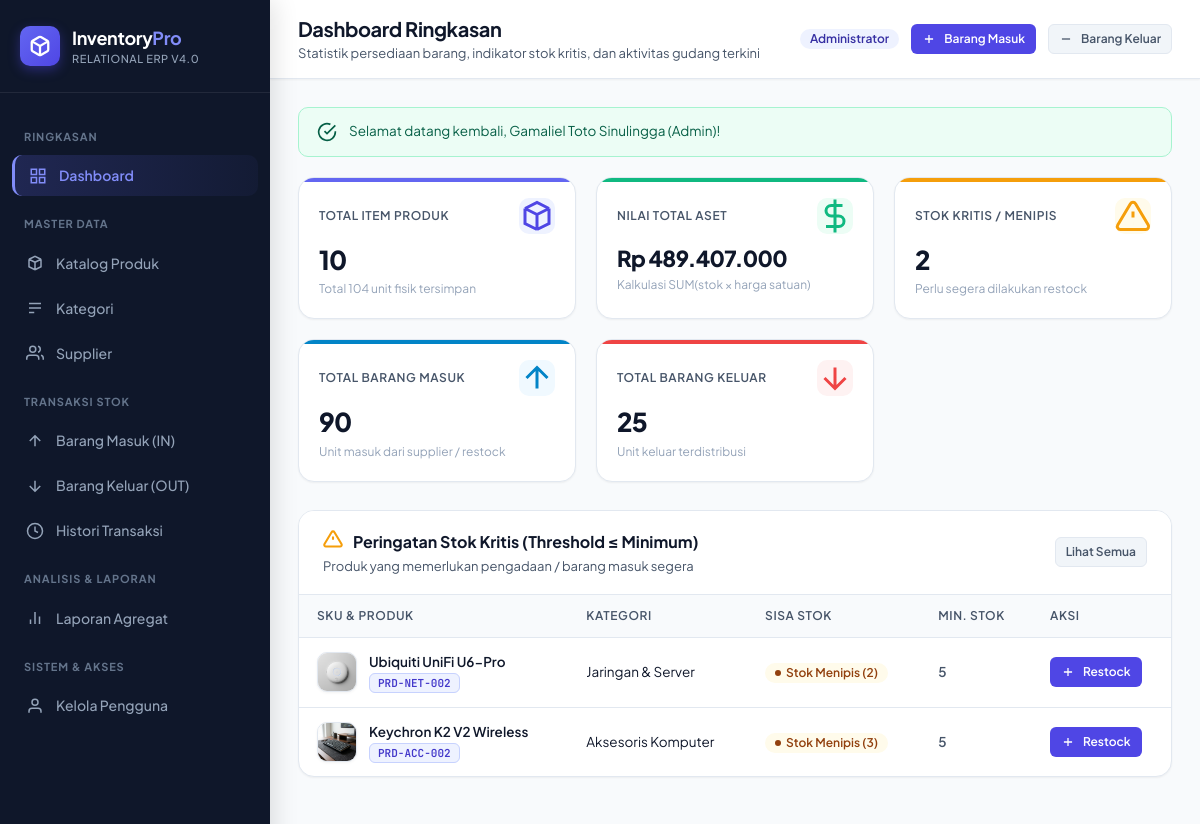
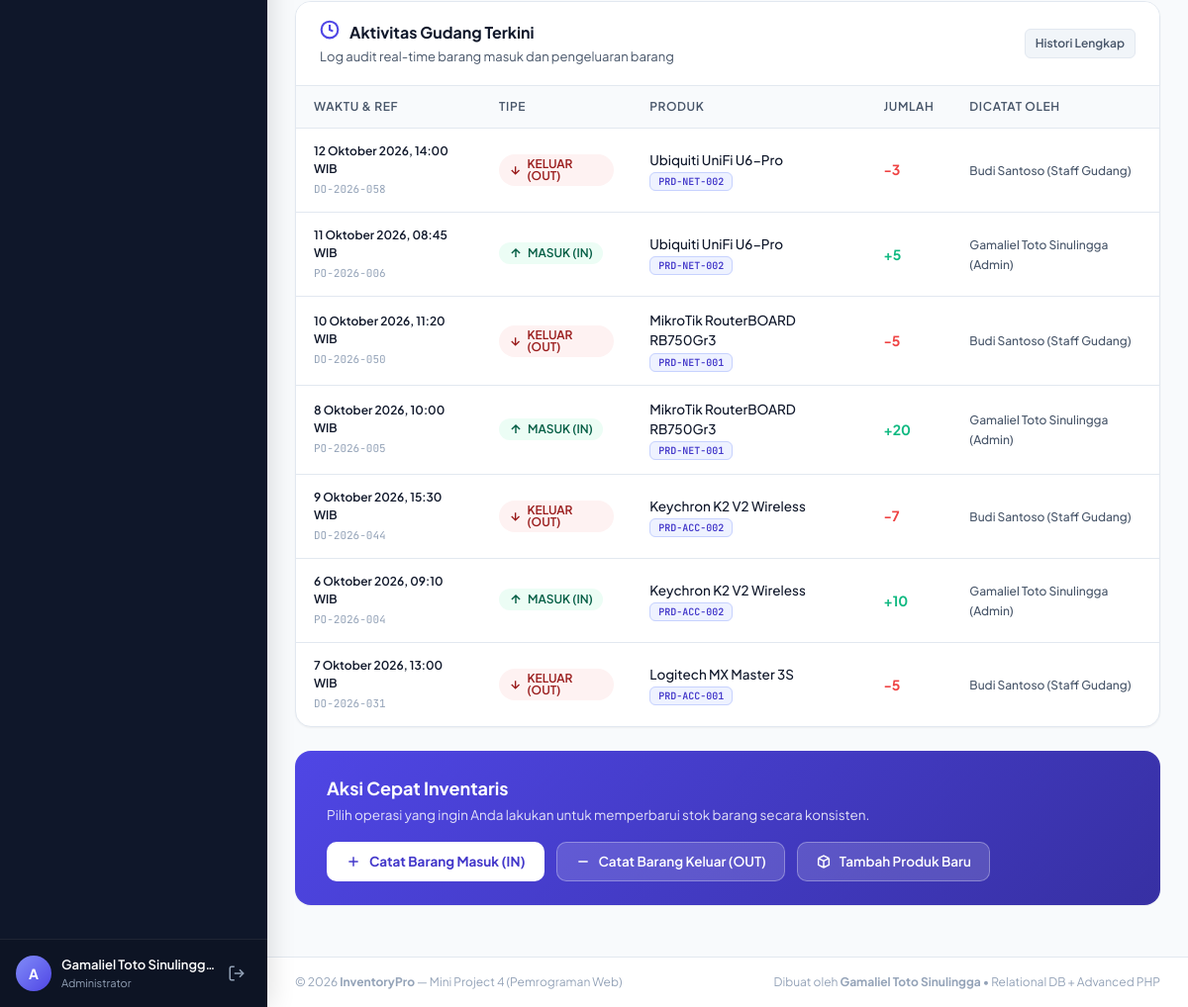
Page /public/dashboard.php (signed in) on the committed database (2 pictures, top to bottom).
### tables this page shows
CREATE TABLE products (
    id INT AUTO_INCREMENT PRIMARY KEY,
    category_id INT NOT NULL,
    sku VARCHAR(50) NOT NULL UNIQUE,
    name VARCHAR(150) NOT NULL,
    description TEXT NULL,
    image VARCHAR(255) NULL,
    price DECIMAL(12,2) NOT NULL DEFAULT 0.00,
    stock INT NOT NULL DEFAULT 0,
    minimum_stock INT NOT NULL DEFAULT 5,
    created_at TIMESTAMP DEFAULT CURRENT_TIMESTAMP,
    updated_at TIMESTAMP DEFAULT CURRENT_TIMESTAMP ON UPDATE CURRENT_TIMESTAMP,
    CONSTRAINT fk_product_category FOREIGN KEY (category_id) REFERENCES categories(id) ON DELETE RESTRICT ON UPDATE CASCADE
);

CREATE TABLE categories (
    id INT AUTO_INCREMENT PRIMARY KEY,
    name VARCHAR(100) NOT NULL UNIQUE,
    description VARCHAR(255) NULL,
    created_at TIMESTAMP DEFAULT CURRENT_TIMESTAMP
);

CREATE TABLE stock_movements (
    id INT AUTO_INCREMENT PRIMARY KEY,
    product_id INT NOT NULL,
    user_id INT NOT NULL,
    type ENUM('IN', 'OUT') NOT NULL,
    quantity INT NOT NULL,
    reference_no VARCHAR(50) NULL,
    notes TEXT NULL,
    created_at TIMESTAMP DEFAULT CURRENT_TIMESTAMP,
    CONSTRAINT fk_movement_product FOREIGN KEY (product_id) REFERENCES products(id) ON DELETE RESTRICT ON UPDATE CASCADE,
    CONSTRAINT fk_movement_user FOREIGN KEY (user_id) REFERENCES users(id) ON DELETE RESTRICT ON UPDATE CASCADE
);

### public/dashboard.php (the view, shortened to what the rows shown need)
<?php
require_once __DIR__ . '/../helpers/auth.php';
include __DIR__ . '/../views/header.php';
$stmtLowStock = $pdo->query("
    SELECT p.id, p.sku, p.name, p.image, p.stock, p.minimum_stock, p.price, c.name AS category_name
    FROM products p
    JOIN categories c ON c.id = p.category_id
    WHERE p.stock <= p.minimum_stock
    ORDER BY p.stock ASC, p.name ASC
    LIMIT 10
");
$lowStockProducts = $stmtLowStock->fetchAll();
$stmtRecent = $pdo->query("
    SELECT sm.id, sm.type, sm.quantity, sm.reference_no, sm.notes, sm.created_at,
           p.id AS product_id, p.name AS product_name, p.sku, p.image,
           u.username, COALESCE(up.full_name, u.username) AS recorded_by
    FROM stock_movements sm
    JOIN products p ON p.id = sm.product_id
    JOIN users u ON u.id = sm.user_id
    LEFT JOIN user_profiles up ON up.user_id = u.id
    ORDER BY sm.id DESC
    LIMIT 7
");
$recentMovements = $stmtRecent->fetchAll();
?>
<div style="display: grid; grid-template-columns: repeat(auto-fit, minmax(450px, 1fr)); gap: 24px;">
    <div class="card">
        <div class="table-responsive">
            <table class="table">
                <thead>
                    <tr>
                        <th>SKU & Produk</th>
                        <th>Kategori</th>
                        <th>Sisa Stok</th>
                        <th>Min. Stok</th>
                        <th>Aksi</th>
                    </tr>
                </thead>
                <tbody>
                    <?php if (empty($lowStockProducts)): ?>
                        <tr>
                            <td colspan="5" style="text-align: center; padding: 32px; color: var(--text-muted);">
                                <svg width="32" height="32" viewBox="0 0 24 24" fill="none" stroke="#10b981" stroke-width="2" style="margin-bottom: 8px;"><path d="M22 11.08V12a10 10 0 1 1-5.93-9.14"></path><polyline points="22 4 12 14.01 9 11.01"></polyline></svg>
                                <div>Semua stok barang berada dalam kuantitas aman di atas batas minimum.</div>
                            </td>
                        </tr>
                    <?php else: ?>
                        <?php foreach ($lowStockProducts as $lp): ?>
                            <tr>
                                <td>
                                    <div class="product-cell">
                                        <?php if (!empty($lp['image']) && file_exists(__DIR__ . '/../public/' . $lp['image'])): ?>
                                            <img src="<?= $baseUrl ?>/public/<?= e($lp['image']) ?>" alt="<?= e($lp['name']) ?>" class="product-thumb" style="width: 40px; height: 40px;">
                                        <?php else: ?>
                                            <div class="product-thumb-placeholder" style="width: 40px; height: 40px;">
                                                <svg width="18" height="18" viewBox="0 0 24 24" fill="none" stroke="currentColor"><rect x="3" y="3" width="18" height="18" rx="2" ry="2"></rect></svg>
                                            </div>
                                        <?php endif; ?>
                                        <div>
                                            <div style="font-weight: 600; color: var(--text-primary); font-size: 13.5px;"><?= e($lp['name']) ?></div>
                                            <span class="sku-badge" style="font-size: 11px;"><?= e($lp['sku']) ?></span>
                                        </div>
                                    </div>
                                </td>
                                <td><?= e($lp['category_name']) ?></td>
                                <td>
                                    <?= stockBadge((int)$lp['stock'], (int)$lp['minimum_stock']) ?>
                                </td>
                                <td style="font-weight: 600; color: var(--text-secondary);"><?= (int)$lp['minimum_stock'] ?></td>
                                <td>
                                    <a href="<?= $baseUrl ?>/public/stock/in.php?product_id=<?= (int)$lp['id'] ?>" class="btn btn-primary btn-sm" title="Catat Restock Barang Masuk">
                                        <svg viewBox="0 0 24 24" fill="none" stroke="currentColor"><path d="M12 5v14M5 12h14"/></svg>
                                        Restock
                                    </a>
                                </td>
                            </tr>
                        <?php endforeach; ?>
                    <?php endif; ?>
                </tbody>
            </table>
        </div>
    </div>
    <div class="card">
        <div class="table-responsive">
            <table class="table">
                <thead>
                    <tr>
                        <th>Waktu & Ref</th>
                        <th>Tipe</th>
                        <th>Produk</th>
                        <th>Jumlah</th>
                        <th>Dicatat Oleh</th>
                    </tr>
                </thead>
                <tbody>
                    <?php if (empty($recentMovements)): ?>
                        <tr>
                            <td colspan="5" style="text-align: center; padding: 32px; color: var(--text-muted);">
                                Belum ada riwayat transaksi barang masuk atau keluar.
                            </td>
                        </tr>
                    <?php else: ?>
                        <?php foreach ($recentMovements as $rm): ?>
                            <tr>
                                <td>
                                    <div style="font-size: 12px; font-weight: 600; color: var(--text-primary);"><?= formatDate($rm['created_at']) ?></div>
                                    <span style="font-family: var(--font-mono); font-size: 11px; color: var(--text-muted);"><?= e($rm['reference_no'] ?: '-') ?></span>
                                </td>
                                <td><?= movementBadge($rm['type']) ?></td>
                                <td>
                                    <div style="font-weight: 500;"><?= e($rm['product_name']) ?></div>
                                    <span class="sku-badge" style="font-size: 10px;"><?= e($rm['sku']) ?></span>
                                </td>
                                <td style="font-weight: 700; font-size: 14px; color: <?= $rm['type'] === 'IN' ? 'var(--success)' : 'var(--danger)' ?>;">
                                    <?= $rm['type'] === 'IN' ? '+' : '-' ?><?= (int)$rm['quantity'] ?>
                                </td>
                                <td>
                                    <span style="font-size: 12px; font-weight: 500; color: var(--text-secondary);"><?= e($rm['recorded_by']) ?></span>
                                </td>
                            </tr>
                        <?php endforeach; ?>
                    <?php endif; ?>
                </tbody>
            </table>
        </div>
    </div>
</div>
<?php include __DIR__ . '/../views/footer.php'; ?>

### helpers/escape.php (shortened to what the rows shown need)
<?php
if (!function_exists('e')) {
    function e(?string $value): string {
        return htmlspecialchars((string)$value, ENT_QUOTES, 'UTF-8');
    }
}
if (!function_exists('formatDate')) {
    function formatDate(?string $datetime, bool $withTime = true): string {
        $time = strtotime($datetime);
        $bulan = [
            1 => 'Januari', 'Februari', 'Maret', 'April', 'Mei', 'Juni',
            'Juli', 'Agustus', 'September', 'Oktober', 'November', 'Desember'
        ];
        $d = date('j', $time);
        $m = $bulan[(int)date('n', $time)];
        $y = date('Y', $time);
        if ($withTime) {
            $hi = date('H:i', $time);
            return "$d $m $y, $hi WIB";
        }
        return "$d $m $y";
    }
}
if (!function_exists('stockBadge')) {
    function stockBadge(int $stock, int $minStock): string {
        if ($stock <= 0) {
            return '<span class="badge badge-danger"><span class="badge-dot"></span>Habis (0)</span>';
        } elseif ($stock <= $minStock) {
            return '<span class="badge badge-warning"><span class="badge-dot"></span>Stok Menipis (' . $stock . ')</span>';
        } else {
            return '<span class="badge badge-success"><span class="badge-dot"></span>Tersedia (' . $stock . ')</span>';
        }
    }
}
if (!function_exists('movementBadge')) {
    function movementBadge(string $type): string {
        $typeUpper = strtoupper($type);
        if ($typeUpper === 'IN') {
            return '<span class="badge badge-success"><svg width="14" height="14" viewBox="0 0 24 24" fill="none" stroke="currentColor" stroke-width="2.5"><path d="M12 19V5M5 12l7-7 7 7"/></svg> MASUK (IN)</span>';
        } elseif ($typeUpper === 'OUT') {
            return '<span class="badge badge-danger"><svg width="14" height="14" viewBox="0 0 24 24" fill="none" stroke="currentColor" stroke-width="2.5"><path d="M12 5v14M5 12l7 7 7-7"/></svg> KELUAR (OUT)</span>';
        }
        return '<span class="badge badge-secondary">' . e($type) . '</span>';
    }
}

### rows in the picture
products: image (picture), name "Ubiquiti UniFi U6-Pro", sku "PRD-NET-002", category.name "Jaringan & Server", stock "2", minimum_stock "5"
products: image (picture), name "Keychron K2 V2 Wireless", sku "PRD-ACC-002", category.name "Aksesoris Komputer", stock "3", minimum_stock "5"
stock_movements: created_at "12 Oktober 2026, 14:00 WIB", reference_no "DO-2026-058", type "OUT" (drawn), product.name "Ubiquiti UniFi U6-Pro", product.sku "PRD-NET-002", quantity "3", recorded_by "Budi Santoso (Staff Gudang)"
stock_movements: created_at "11 Oktober 2026, 08:45 WIB", reference_no "PO-2026-006", type "IN" (drawn), product.name "Ubiquiti UniFi U6-Pro", product.sku "PRD-NET-002", quantity "5", recorded_by "Gamaliel Toto Sinulingga (Admin)"
stock_movements: created_at "10 Oktober 2026, 11:20 WIB", reference_no "DO-2026-050", type "OUT" (drawn), product.name "MikroTik RouterBOARD RB750Gr3", product.sku "PRD-NET-001", quantity "5", recorded_by "Budi Santoso (Staff Gudang)"
stock_movements: created_at "8 Oktober 2026, 10:00 WIB", reference_no "PO-2026-005", type "IN" (drawn), product.name "MikroTik RouterBOARD RB750Gr3", product.sku "PRD-NET-001", quantity "20", recorded_by "Gamaliel Toto Sinulingga (Admin)"
stock_movements: created_at "9 Oktober 2026, 15:30 WIB", reference_no "DO-2026-044", type "OUT" (drawn), product.name "Keychron K2 V2 Wireless", product.sku "PRD-ACC-002", quantity "7", recorded_by "Budi Santoso (Staff Gudang)"
stock_movements: created_at "6 Oktober 2026, 09:10 WIB", reference_no "PO-2026-004", type "IN" (drawn), product.name "Keychron K2 V2 Wireless", product.sku "PRD-ACC-002", quantity "10", recorded_by "Gamaliel Toto Sinulingga (Admin)"
stock_movements: created_at "7 Oktober 2026, 13:00 WIB", reference_no "DO-2026-031", type "OUT" (drawn), product.name "Logitech MX Master 3S", product.sku "PRD-ACC-001", quantity "5", recorded_by "Budi Santoso (Staff Gudang)"

### other values in the picture
substr($username, 0, 1) "A"
$fullName "Gamaliel Toto Sinulingg…"
$pageTitle "Dashboard Ringkasan"
$pageSubtitle "Statistik persediaan barang, indikator stok kritis, dan aktivitas gudang terkini"
$flash['message'] "Selamat datang kembali, Gamaliel Toto Sinulingga (Admin)!"
$kpi['total_products'] "10"
$kpi['total_stock_units'] "104"
formatRupiah($kpi['total_inventory_value'] ?? 0) "Rp 489.407.000"
$kpi['low_stock_count'] "2"
$movKpi['total_in_qty'] "90"
$movKpi['total_out_qty'] "25"
